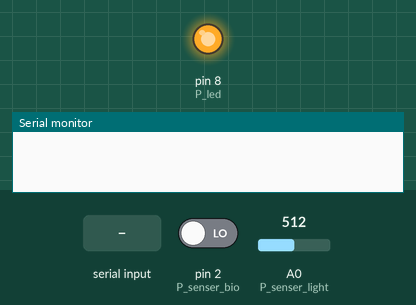
Simulated run of this sketch. Board: Arduino Uno, built with avr-gcc and run on an emulated ATmega328P. On the bench: output pins drawn as LEDs (lit = HIGH), the last lines printed to the serial monitor. The inputs (shaded band) are chosen by the test bench; at power-on: pin 2 (P_senser_bio) LOW, A0 (P_senser_light) = 512.

Above: at 1.2 s.
1.3 s: "led off" received over Serial
At 2.8 s:
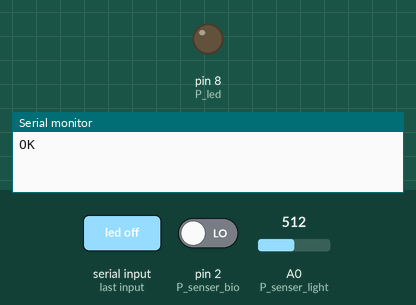
3.8 s: "led on" received over Serial
At 5.8 s:
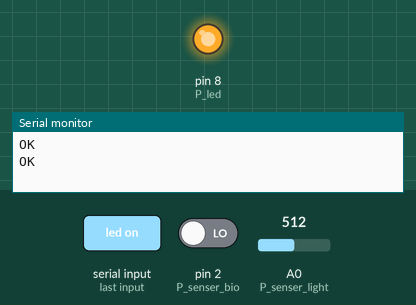
Timing chart, 0 to 7.3 s (numbered marks = the images above; inputs shaded):
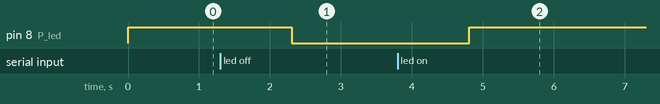

Measured:
- after the input at 1.3 s, pin 8 (P_led): HIGH → LOW after 1.0 s
- after the input at 3.8 s, pin 8 (P_led): LOW → HIGH after 1.0 s

The sketch:

Controll_Bulb.ino
```cpp
unsigned int P_led = 8;
unsigned int P_bulb = 9;
unsigned int P_senser_light = A0;
unsigned int P_senser_bio = 2;

bool C_led_auto = true;

int D_sense_light;
int D_sense_bio;

void setup() {
  Serial.begin(9600);
  pinMode(P_led, OUTPUT);
  pinMode(P_senser_light, INPUT);
  pinMode(P_senser_bio, INPUT);
  pinMode(P_bulb, INPUT);
  digitalWrite(P_led, HIGH);
}

void loop() {
    if (Serial.available())
    {
        String read_line = Serial.readString();
        if (read_line == "led on")
        {
          Serial.println("OK");
          digitalWrite(P_led, HIGH);
          C_led_auto = false;
        }
        else if (read_line == "led off")
        {
          Serial.println("OK");
          digitalWrite(P_led, LOW);
          C_led_auto = false;
        }
        else if (read_line == "led auto")
        {
          Serial.println("OK");
          C_led_auto = true;
        }
        else if (read_line == "bulb on")
        {
          Serial.println("OK");
          digitalWrite(P_bulb, HIGH);
        }
        else if (read_line == "bulb off")
        {
          Serial.println("OK");
          digitalWrite(P_bulb, LOW);
        }
        else
        {
          Serial.print("Sorry That isn;t command : ");
          Serial.println(read_line);
        }
    }

    D_sense_light =  analogRead(P_senser_light);
    D_sense_bio = digitalRead(P_senser_bio);


    if (C_led_auto)
    {
      if (D_sense_bio == HIGH)
      {
          digitalWrite(P_led, LOW);
      }
      else
      {
          digitalWrite(P_led, HIGH);
      }
    }
}
```
